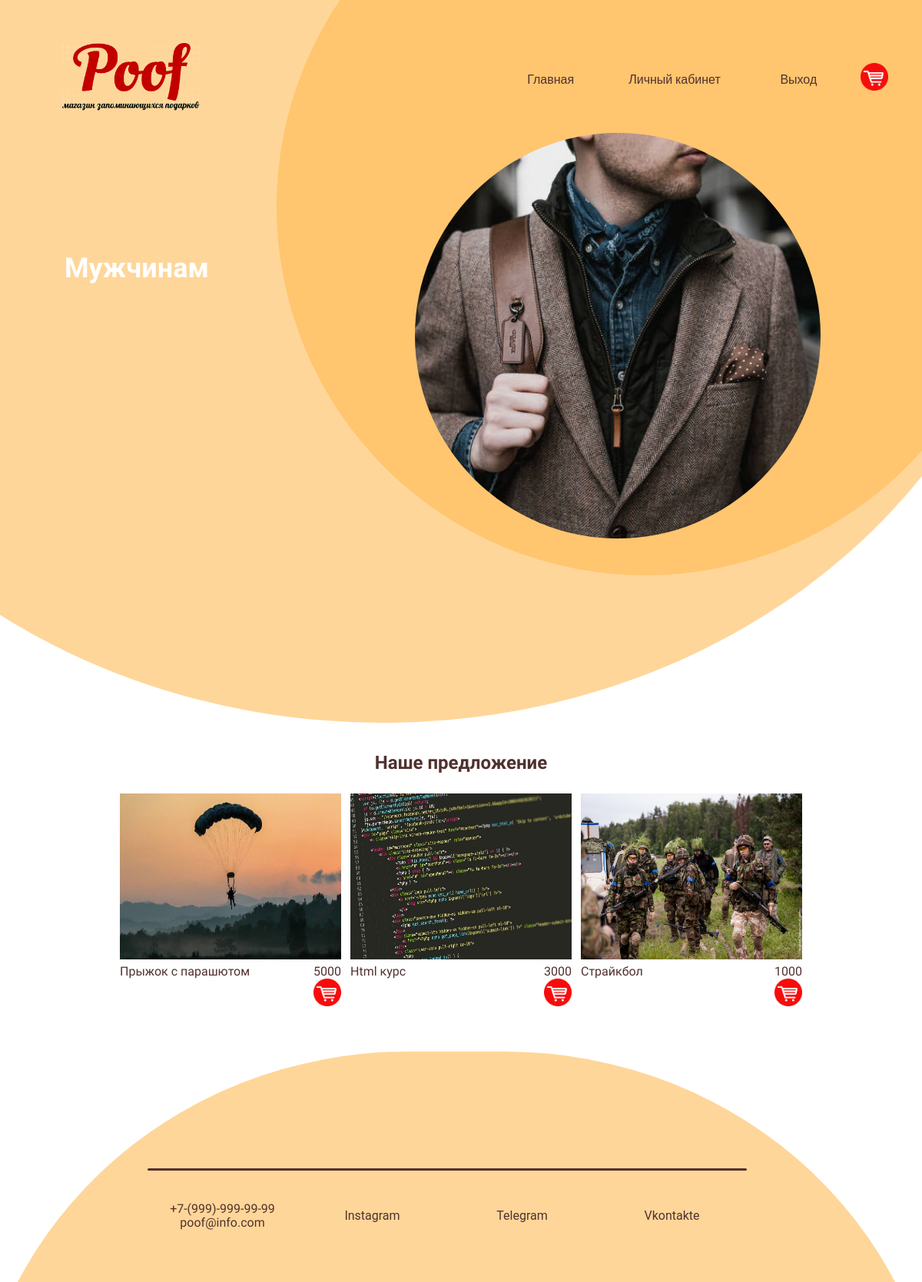
/category/1 (signed in), run on the app's committed database.
### products/models.py (models this page shows, shortened)
class Category(models.Model):
    title = models.CharField(max_length=150, db_index=True, verbose_name='Категория')
    photo = models.ImageField(upload_to='photos/', verbose_name='Изображение', blank=True)
    class Meta:
        verbose_name = 'Категория'
        verbose_name_plural = 'Категории'

class Products(models.Model):
    title = models.CharField(max_length=150, verbose_name='Название')
    description = models.TextField(max_length=1000, verbose_name='Описание')
    price = models.IntegerField(verbose_name='Цена')
    created_at = models.DateField(auto_now_add=True, verbose_name='Создано')
    updated_at = models.DateField(auto_now=True, verbose_name='Обновлено')
    photo = models.ImageField(upload_to='photos/', verbose_name='Изображение')
    slug = models.SlugField(unique=True, verbose_name='Слаг')
    category = models.ForeignKey('Category', on_delete=models.PROTECT, blank=True, null=True)
    def get_absolute_url(self):
        return reverse_lazy('products', kwargs={'slug': self.slug})
    class Meta:
        verbose_name = 'Товар'
        verbose_name_plural = 'Товары'
        ordering = ['created_at']

### products/views.py (the view)
# urls.py: path('category/<int:category_id>', get_category, name='category'),
def get_category(request, category_id):
    products = Products.objects.filter(category_id=category_id)
    categories = Category.objects.all()
    category = Category.objects.get(pk=category_id)
    return render(request, 'products/category.html', {'products': products, 'categories': categories, 'category': category})

### products/templates/products/category.html (shortened to what this page needs)
{% extends 'base.html' %}
{% load static %}
{% block content %}
<div class="wrapper">
    <div class = "bottom_menu">
        <div class="logo"><img class="category_image" src="{% static 'img/Logo.gif' %}"></div>
        <div class="menu_links">
            <a href="/" class="link">Главная</a>
            {% if request.user.is_authenticated %}
            <a href="#" class="link">Личный кабинет</a>
            <a href="{% url 'logout' %}" class="link">Выход</a>
            {% else %}
            <a href="{% url 'login' %}" class="link">Войти</a>
            {% endif %}
            <div class="margin">
            <input class="cart b1" type="image" src="{% static 'img/Cart_logo.gif' %}" alt="Кнопка «Cart»">
            </div>
        </div>
    </div>
    <div class = "circle"><img class="item_image" src="{{ category.photo.url }}"> </div>
    <div class = "circle_light"></div>
    <div class="intro_text">
        <h2>{{category.title}}</h2>
    </div>
    </div>
<h2 class="category_text">Наше предложение</h2>
<div class="items">
        {% for item in products %}
    <a href="{{item.get_absolute_url}}">
        <div class="item">
            <div class="item__image"><img src="{{ item.photo.url }}"> </div>
            <div class="item__info">
                <div class="title">
                {{ item.title }}
                </div>
                <div class="price">
               <a class="link-detail">
                   <div>{{ item.price}}</div>
                   <input class="cart" type="image" src="{% static 'img/Cart_logo.gif' %}" alt="Кнопка «Cart»">
               </a>
                </div>
        </div>
    </div>
    </a>
        {% endfor %}
</div>
<div class="wrapper_footer">
    <div class="footer">
        <div class="footer_circle">
            <div><hr></div>
            <div class="contact">
                <p class="footer_link">+7-(999)-999-99-99<br>poof@info.com</p>
                <a href="https://www.instagram.com/yellow__boat/" class="footer_link">Instagram</a>
                <a href="https://t.me/djoefrit" class="footer_link">Telegram</a>
                <a href="https://vk.com/lonep" class="footer_link">Vkontakte</a>
            </div>
        </div>
    </div>
</div>
{% endblock %}

### gift/static/css/main.css (style rules this page uses)
* { box-sizing: border-box; }
:root { --yellow: #FFC56F ; --yellow_light: #FFD699; --brown: #50312F; --brown_light: #513634; --white: #ffffff; --red: #ff0000; --dark: #0D0D0D; --gray: #5a5560; --light: #9D8D8F; --blue: #69bfae; }
html { font-family: "Roboto", sans-serif; }
a { text-decoration: none; }
p { font-family: 'Balsamiq Sans', cursive; }
h2 { font-family:"Balsamiq Sans",bold ; }

### gift/static/css/index.css (style rules this page uses)
.bottom_menu { display: flex; padding-top: 3.5em; }
.logo { flex:1; text-align: left; margin-left: 5em; background: none; border: none; }
.logo img { width: 15vw; height: auto; background: none; }
.menu_links { display: flex; flex: 1; padding-right: 0.5em; align-items: center; }
.link { flex:1; padding-left: 0.5em; font-family: 'Oswald', sans-serif; text-decoration: none; color: var(--brown); text-align: center; padding: 0.5vw; border-radius: 50px; vertical-align: center; }
.circle { width: 80vw; height:80vw; background: var(--yellow); border-radius: 50%; position: absolute; transform: translate(30vw,-30vw); z-index: -2; }
.circle_light { width: 143vw; height: 126vw; background: var(--yellow_light); border-radius: 80%; position: absolute; transform: translate(-30vw,-60vw); z-index: -3; }
.wrapper { position: relative; width: 100%; height: 80vw; overflow: hidden; }
.intro_text { text-wrap: normal; width: 40vw; height: 15em; color: var(--white); font-family: 'Balsamiq Sans', cursive; margin-left: 7vw; margin-top: 15vw; }
.intro_text h2 { font-size: 3vw; }
.margin { margin-right: 3vw; }
.wrapper_footer { margin-top: 4vw; position: relative; width: 100%; height: 25vw; overflow: hidden; }
.footer_circle { background: var(--yellow_light); width: 105vw; height:100vw; border-radius: 45%; position: absolute; display: flex; transform: translate(-3vw,0); }
hr { position: absolute; width: 65vw; height: 3px; border: none; background-color: var(--brown); border-radius: 20px; transform: translate(19vw,12vw); z-index: 1; }
.contact { display: flex; position: absolute; transform: translate(19vw,14vw); width: 65vw; align-items: center; }
.footer_link { flex: 1; text-decoration: none; color: var(--brown); border: none; text-align: center; border-radius: 50px; padding: 1vw; }
.category_text { color: var(--brown); text-align: center; }

### gift/static/css/products.css (style rules this page uses)
.item_image { width: 55%; height: 55%; position: absolute; z-index: -1; background-repeat: no-repeat; transform: translate(15vw, 32vw); background-size: cover; border-radius: 50%; object-fit: cover; }
.items { display: flex; justify-content: center; flex-wrap: wrap; }
.item { display: flex; flex-direction: column; padding: 0.5vw; text-decoration: none; overflow: hidden; }
.title { color: var(--brown); }
.item__image img { width: 24vw; height: 18vw; transition: 0.3s; }
.item__info { display: flex; justify-content: space-between; color: var(--brown); font-family: "Balsamiq Sans", bold; margin-top: 2px; }
.price { display: flex; flex-direction: column; text-align: center; }
.cart { width: 3vw; height: 3vw; z-index: 1; }

### data on the page
Category: photo (picture), title "Мужчинам"
Products: photo (picture), title "Прыжок с парашютом", price "5000"
Products: photo (picture), title "Html курс", price "3000"
Products: photo (picture), title "Страйкбол", price "1000"
